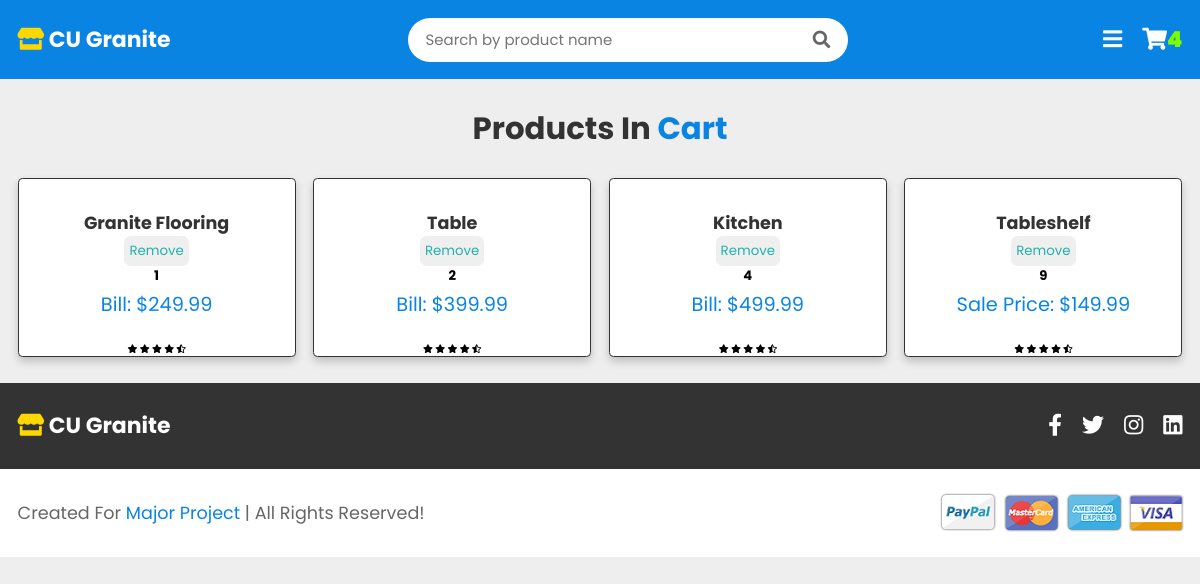
Page /cart/ (signed in) on the committed database.
### granite/models.py (models this page shows, shortened)
class Product(models.Model):
    product_id = models.AutoField(primary_key=True)
    product_name = models.CharField(max_length=200, unique=True)
    product_image = models.ImageField(upload_to='images/')
    product_image_hover = models.ImageField(upload_to='hover_images/')
    product_quantity = models.IntegerField()
    product_actual_price = models.DecimalField(max_digits=20, decimal_places=2)
    product_discount_price = models.DecimalField(max_digits=20, decimal_places=2)
    def __str__(self):
        return self.product_name

class SaleProduct(models.Model):
    product = models.OneToOneField(Product, related_name="sale_product", on_delete=models.CASCADE)
    sale = models.IntegerField()
    sale_price = models.DecimalField(max_digits=20, decimal_places=2)

### granite/views.py (the view)
# urls.py: path('cart/',views.Cartview.as_view(), name='cart'),
@method_decorator(login_required(login_url='/login/'), name='dispatch')
class Cartview(LoginRequiredMixin, ListView):
    model = Cart
    context_object_name = 'cart'
    template_name = 'cartview.html'
    def get_context_data(self, **kwargs):
        context = super(Cartview, self).get_context_data(**kwargs)
        context['cart'] = Cart.objects.filter(added_by=self.request.user).count()
        qyery = Cart.objects.values_list('product_added').filter(added_by=self.request.user)
        context['products'] = Product.objects.exclude(~Q(product_id__in=qyery)).order_by('product_id')
        Incart = Cart.objects.filter(added_by=self.request.user).values_list('product_added').order_by(
            'product_added')
        incartlist = []
        for i in Incart:
            for j in i:
                incartlist.append(j)
        context['incart'] = incartlist
        sales = SaleProduct.objects.values_list('product')
        salelist = []
        for i in sales:
            for j in i:
                salelist.append(j)
        print(salelist)
        context['sales'] = salelist
        print(context['incart'])
        print(context['products'])
        return context

### templates/cartview.html (shortened to what this page needs)
{% extends 'nav.html' %}
{% block cart %}
 {% if request.user.is_authenticated %}
            <a href="/cart/" class="fas fa-shopping-cart"><font color="#7cfc00">{{ cart }}</font></a>
        {% else %}
        <a href="/login/" class="fas fa-user"></a>
     {% endif %}
{% endblock %}
{% block body %}
<section class="products">
    <h1 class="heading"> Products in <span>Cart</span> </h1>
    <div class="box-container">
        {% for i in products %}
        <div class="box">
            <div class="image">
            </div>
            <div class="content">
                <h3>{{ i.product_name }}</h3>
    {% if i.product_id in incart %}
         <form method="post" action="{% url 'delete'%}">
        <button type="submit" style="color:lightseagreen;padding: 5px 5px 5px 5px;border-radius: 0.5em">Remove</button>
        </form>
        <h1>{{ i.product_id }}</h1>
    {% endif %}
{% if i.product_id in sales %}
         <div class="price">sale Price: ${{ i.sale_product.sale_price }}</div></div>
            {% else %}
                <div class="price">Bill: ${{ i.product_discount_price }}</div></div>
        {% endif %}
                <div class="stars">
                    <i class="fas fa-star"></i>
                    <i class="fas fa-star"></i>
                    <i class="fas fa-star"></i>
                    <i class="fas fa-star"></i>
                    <i class="fas fa-star-half-alt"></i>
                </div>
            </div>
         {% endfor %}
            </div>
</section>
{% endblock %}

### templates/nav.html (shortened to what this page needs)
<!DOCTYPE html>
<html lang="en">
<head>
    <link rel="stylesheet" href="https://cdnjs.cloudflare.com/ajax/libs/font-awesome/5.15.4/css/all.min.css">
    <link rel="stylesheet" href="https://unpkg.com/swiper@7/swiper-bundle.min.css" />
     {% load static %}
    <link rel="stylesheet" href="{% static 'css/style.css' %}">
</head>
<body>
<header class="header">
    <a href="/" class="logo"> <i class="fas fa-store"></i> CU Granite </a>
 <form action="{% url 'search' %}" method="get" class="search-form">
     {% if search|length > 0 %}
          <input type="text" required name="product" id="search-box" placeholder="Latest search = {{ search }}">
     {% else %}
          <input type="text" required name="product" id="search-box" placeholder="Search by product name">
     {% endif %}
        <label for="search-box" class="fas fa-search"></label>
    </form>
    <div class="icons">
        <div id="menu-btn" class="fas fa-bars"></div>
    {% block cart %}
    {% endblock %}
    </div>
</header>
{% block body %}
{% endblock %}
<section class="quick-links">
    <a href="home.html" class="logo"> <i class="fas fa-store"></i> CU Granite </a>
    <div class="share">
        <a href="#" class="fab fa-facebook-f"></a>
        <a href="#" class="fab fa-twitter"></a>
        <a href="#" class="fab fa-instagram"></a>
        <a href="#" class="fab fa-linkedin"></a>
    </div>
</section>
<section class="credit">
    <p> created for <span>Major Project</span> | all rights reserved! </p>
    <img src="{% static 'images/card_img.png' %}" alt="">
</section>
</body>
</html>

### static/css/style.css (style rules this page uses)
* { font-family: 'Poppins', sans-serif; margin: 0; padding: 0; -webkit-box-sizing: border-box; box-sizing: border-box; text-decoration: none; outline: none; border: none; text-transform: capitalize; -webkit-transition: all .2s linear; transition: all .2s linear; }
html { overflow-x: hidden; font-size: 62.5%; }
body { background: #eee; }
section { padding: 3rem 9%; }
.heading { text-align: center; margin-bottom: 3rem; font-size: 3.5rem; color: #333; }
.heading span { color: #0984e3; }
.header { position: -webkit-sticky; position: sticky; top: 0; left: 0; right: 0; z-index: 1000; background: #0984e3; display: -webkit-box; display: -ms-flexbox; display: flex; -webkit-box-align: center; -ms-flex-align: center; align-items: center; -webkit-box-pack: justify; -ms-flex-pack: justify; justify-content: space-between; padding: 1rem 9%; }
.header .logo { font-size: 2.5rem; color: #fff; font-weight: bolder; }
.header .logo i { color: gold; }
.header .search-form { border-radius: 5rem; height: 5rem; width: 50rem; padding: 0 2rem; display: -webkit-box; display: -ms-flexbox; display: flex; -webkit-box-align: center; -ms-flex-align: center; align-items: center; background: #fff; }
.header .search-form input { width: 100%; padding-right: 1rem; font-size: 1.7rem; text-transform: none; color: #666; }
.header .search-form label { font-size: 2rem; color: #666; cursor: pointer; }
.header .icons a, .header .icons div { font-size: 2.5rem; margin-left: 2rem; color: #fff; cursor: pointer; }
.products .box-container { display: -ms-grid; display: grid; -ms-grid-columns: (minmax(31rem, 1fr))[auto-fit]; grid-template-columns: repeat(auto-fit, minmax(31rem, 1fr)); gap: 2rem; }
.products .box-container .box { border: 0.2rem solid #333; text-align: center; background: #fff; -webkit-box-shadow: 0 0.5rem 1rem rgba(0, 0, 0, 0.2); box-shadow: 0 0.5rem 1rem rgba(0, 0, 0, 0.2); border-radius: .5rem; overflow: hidden; }
.products .box-container .box .image { position: relative; }
.products .box-container .box .content { padding: 2rem; }
.products .box-container .box .content h3 { font-size: 2rem; color: #333; }
.products .box-container .box .content .price { font-size: 2.2rem; color: #0984e3; padding-bottom: .7rem; padding-top: .5rem; }
.quick-links { display: -webkit-box; display: -ms-flexbox; display: flex; -webkit-box-align: center; -ms-flex-align: center; align-items: center; gap: 2rem; background: #333; -webkit-box-pack: justify; -ms-flex-pack: justify; justify-content: space-between; }
.quick-links .logo { font-size: 2.5rem; color: #fff; font-weight: bolder; }
.quick-links .logo i { color: gold; }
.quick-links .share a { font-size: 2.5rem; color: #fff; margin-left: 2rem; }
.credit { display: -webkit-box; display: -ms-flexbox; display: flex; -webkit-box-align: center; -ms-flex-align: center; align-items: center; gap: 2rem; background: #fff; -webkit-box-pack: justify; -ms-flex-pack: justify; justify-content: space-between; }
.credit p { font-size: 2rem; color: #666; }
.credit p span { color: #0984e3; }
.credit img { height: 4rem; -webkit-filter: drop-shadow(0 0 0.1rem #333); filter: drop-shadow(0 0 0.1rem #333); }
@media (max-width: 1200px) { html { font-size: 55%; } }
@media (max-width: 1200px) { .header { padding: 2rem; } }
@media (max-width: 1200px) { section { padding: 3rem 2rem; } }

### rows in the picture
Product: product_name "Granite Flooring", product_id "1", product_discount_price "249.99"
Product: product_name "Table", product_id "2", product_discount_price "399.99"
Product: product_name "Kitchen", product_id "4", product_discount_price "499.99"
Product: product_name "Tableshelf", product_id "9", sale_product.sale_price "149.99"

### other values in the picture
{{ cart }} "4"
